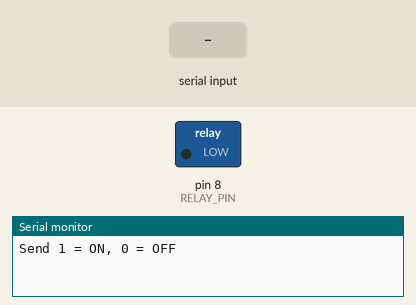
This sketch was run on a simulated Arduino Uno, built with avr-gcc and run on an emulated ATmega328P. On the bench: switched loads named in the sketch (green lamp = pin HIGH), the last lines printed to the serial monitor. The test bench sets the inputs (shaded band).

Above: at 1.2 s.
1.3 s: "1" received over Serial
At 2.1 s:
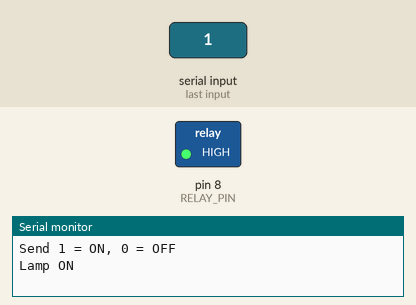
2.8 s: "0" received over Serial
At 3.2 s:
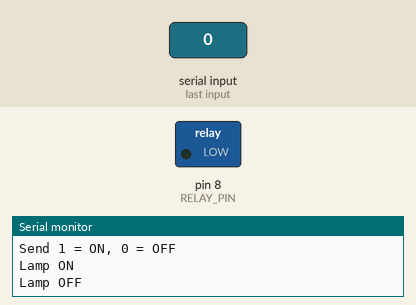
Timing chart, 0 to 5.8 s (numbered marks = the images above; inputs shaded):
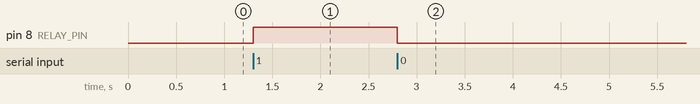

Measured:
- after the input at 1.3 s, pin 8 (RELAY_PIN): LOW → HIGH at once
- after the input at 2.8 s, pin 8 (RELAY_PIN): HIGH → LOW at once

The sketch:

14_relay_control.ino
```cpp
/*
  المشروع 14: مفتاح التحكم بالمرحل (Relay Module)
  كتاب: 38 مشروع في شهر — لؤي النصري (@robotlouay)

  التوصيل:
    وحدة الريلاي: VCC → 5V   GND → GND   IN → Pin 8
    جهة الحِمل: COM و NO في سلك الطور (Phase) للمصباح
  ⚠ خطر: جهد 220V قاتل. افصل الكهرباء قبل أي توصيل، ويُفضّل التجربة أولاً
    بحِمل منخفض الجهد (مصباح 12V أو مروحة 5V).

  من Serial Monitor: أرسل 1 للتشغيل و 0 للإطفاء.
  ملاحظة: بعض الوحدات تعمل بمنطق معكوس (Active LOW)، عندها اجعل ACTIVE_LOW = true.
*/

const int RELAY_PIN = 8;
const bool ACTIVE_LOW = false;

void relayOn()  { digitalWrite(RELAY_PIN, ACTIVE_LOW ? LOW : HIGH); }
void relayOff() { digitalWrite(RELAY_PIN, ACTIVE_LOW ? HIGH : LOW); }

void setup() {
  Serial.begin(9600);
  pinMode(RELAY_PIN, OUTPUT);
  relayOff();
  Serial.println("Send 1 = ON, 0 = OFF");
}

void loop() {
  if (Serial.available()) {
    char c = Serial.read();
    if (c == '1') { relayOn();  Serial.println("Lamp ON");  }
    if (c == '0') { relayOff(); Serial.println("Lamp OFF"); }
  }
}
```
